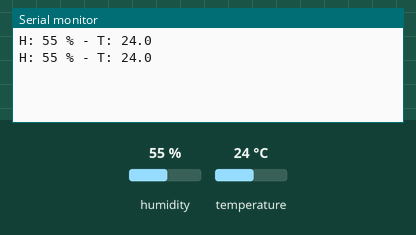
A sketch run on a simulated ESP8266 (NodeMCU). Shown: the last lines printed to the serial monitor. Inputs (shaded band) come from the test bench; at power-on: humidity 55 %, temperature 24 °C.

Above: at 2.8 s.
2.9 s: humidity set to 22 %
At 4.4 s:
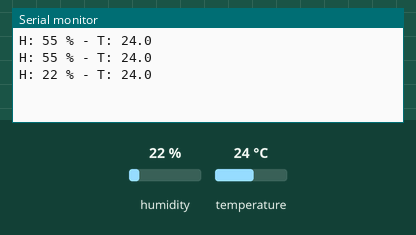
5.6 s: temperature set to 12 °C
At 7.4 s:
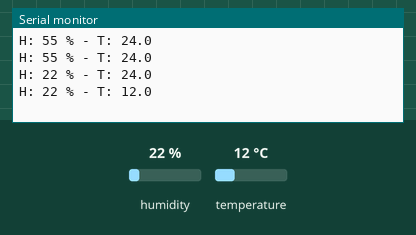
8.3 s: humidity set to 40 %
At 10.8 s:
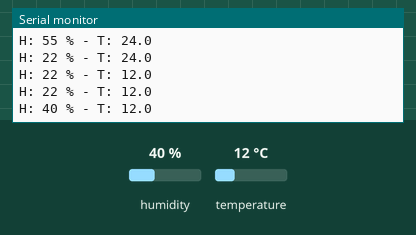
Timing chart, 0 to 12.3 s (numbered marks = the images above; inputs shaded):
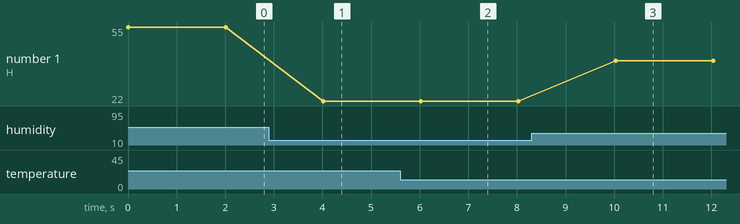

The sketch:

DHT22.ino
```cpp
#include "DHT.h"
#define DHTTYPE DHT22
#define DHTPIN  D4
DHT dht (DHTPIN, DHTTYPE);

void setup() {
  // put your setup code here, to run once:
  Serial.begin(115200);
  dht.begin();
}

void loop() {
  float h = dht.readHumidity();
  float t = dht.readTemperature();
  float f = dht.readTemperature(true);
  if (isnan(h) || isnan(t) || isnan(f)) {
    Serial.println("Failed to read from DHT sensor!");
    return;
  } else {
    Serial.println("H: " + String(h, 0) + " % - " + "T: " + String(t, 1) + " ");
    delay(2000);
  }
}
```

Measured:
- after the input at 2.9 s, the serial monitor: prints a new line after 1.1 s (image 1)
- after the input at 5.6 s, the serial monitor: prints a new line after 0.42 s (image 2)
- after the input at 8.3 s, the serial monitor: prints a new line after 1.7 s (image 3)
- plotted number 1: 55 → 22 after the input at 2.9 s, 22 → 40 after the input at 8.3 s
